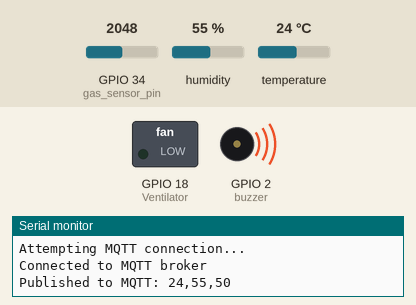
Bench run of a sketch on a simulated ESP32. Shown: switched loads named in the sketch (green lamp = pin HIGH), buzzer (waves = sounding, pin HIGH), the last lines printed to the serial monitor. Inputs (shaded band) come from the test bench; at power-on: temperature 24 °C, GPIO 34 (gas_sensor_pin) = 2048, humidity 55 %. WiFi joins after 1.5 s; servers stay silent unless stated; no MQTT or app messages arrive unless stated.

Above: at 3.2 s.
3.3 s: temperature set to 29 °C
5.4 s: temperature set to 32 °C
At 7.7 s:
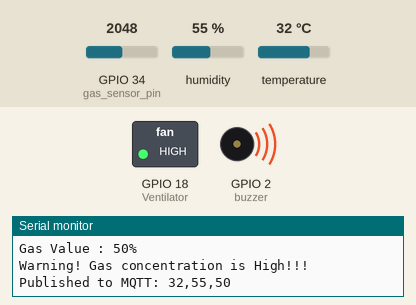
8.6 s: GPIO 34 (gas_sensor_pin) set to 1992
At 10.1 s:
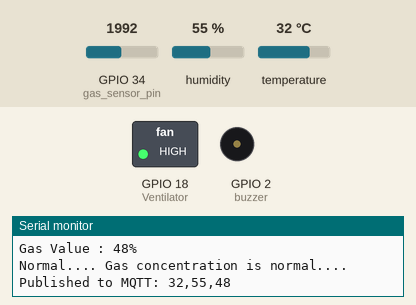
10.7 s: GPIO 34 (gas_sensor_pin) set to 2866
At 12.3 s:
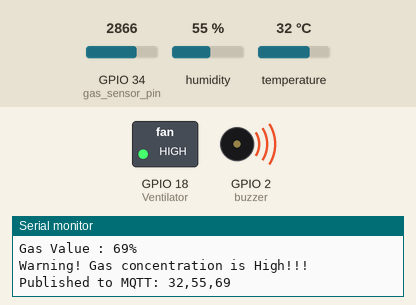
13.2 s: GPIO 34 (gas_sensor_pin) set to 2047
At 14.7 s:
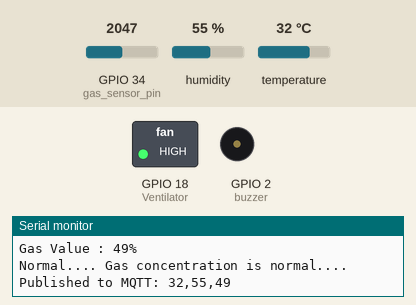
Timing chart, 0 to 16.2 s (numbered marks = the images above; inputs shaded):
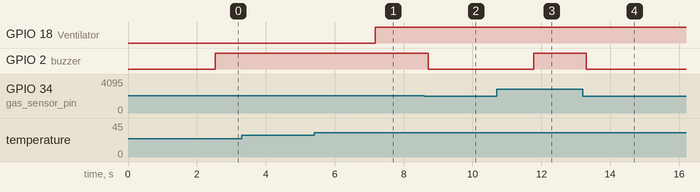

The sketch:

Air_quality.ino
```cpp
#include <WiFi.h>
#include <PubSubClient.h>
#include <Wire.h>


//------------------------------Dht11---------------------------------
#include <DHT11.h>

DHT11 dht11(25);

#define Ventilator  18 // ESP32 pin GPIO18 connected to relay

#define TEMP_UPPER_THRESHOLD  30 // upper temperature threshold


//-------------------------Gas sensor--------------------------------
#define gas_sensor_pin 34
#define buzzer 2


const char* ssid = "Deepthyka";
const char* password = "11122002";
const char* mqttServer = "broker.emqx.io"; // MQTT broker address
const int mqttPort = 1883; // MQTT broker port
const char* mqttUser = ""; // MQTT username (if required)
const char* mqttPassword = ""; // MQTT password (if required)

//DHT dht(DHTPIN, DHTTYPE);
WiFiClient espClient;
PubSubClient client(espClient);

void setup() {

    Serial.begin(115200);
    WiFi.begin(ssid, password);

    //--------------Buzzerr--------------------
    pinMode(buzzer, OUTPUT);

    //--------------Ventilator--------------------
    pinMode(Ventilator, OUTPUT);


    while (WiFi.status() != WL_CONNECTED) {
        delay(1000);
        Serial.println("Connecting to WiFi...");
    }

    Serial.println("Connected to WiFi");
    client.setServer(mqttServer, mqttPort);

}

void reconnect() {
    while (!client.connected()) {
        Serial.println("Attempting MQTT connection...");
        if (client.connect("ESP32Client", mqttUser, mqttPassword)) {
            Serial.println("Connected to MQTT broker");
        }
        else {
            Serial.print("Failed, rc=");
            Serial.print(client.state());
            Serial.println(" Retrying in 5 seconds...");
            delay(5000);
        }
    }
}

void loop() {


  //--------------------------------Dht11------------------------------
    int temperature = 0;
    int humidity = 0;

    int result = dht11.readTemperatureHumidity(temperature, humidity);
    // Check the results of the readings.
    // If the reading is successful, print the temperature and humidity values.
    // If there are errors, print the appropriate error messages.
    if (result == 0) {
        Serial.print("Temperature: ");
        Serial.print(temperature);
        Serial.print(" °C\tHumidity: ");
        Serial.print(humidity);
        Serial.println(" %");
    } else {
        // Print error message based on the error code.
        Serial.println(DHT11::getErrorString(result));
    }

    if (temperature > TEMP_UPPER_THRESHOLD) {
      Serial.println("The fan is turned on !!!   Temperature is high!!!");
      digitalWrite(Ventilator, HIGH); // turn on
    } else {
      Serial.println("The fan is turned off....    Temperature is normal...");
      digitalWrite(Ventilator, LOW); // turn off
    }


  //--------------------------------Gas Sensor-------------------------
  int gasvalue = analogRead(gas_sensor_pin);
  gasvalue = map(gasvalue, 0, 4095, 0, 100);
  Serial.print("Gas Value : ");
  Serial.print(gasvalue);
  Serial.println("%");

  if (gasvalue >= 50) {
    digitalWrite(buzzer, HIGH);
    Serial.println("Warning! Gas concentration is High!!! ");

  } else {
    digitalWrite(buzzer, LOW);
    Serial.println("Normal.... Gas concentration is normal....");
  }


    if (!client.connected()) {
        reconnect();
    }

    String data = String(temperature) + "," + String(humidity) + "," + String(gasvalue);

    String topic = "Air_Quality"; // MQTT topic to publish to

    client.publish(topic.c_str(), data.c_str());

    Serial.println("Published to MQTT: " + data);
    delay(1000);
}
```

Measured:
- the behaviour switches between 30 and 31 °C on temperature (found by bisection; images 0 and 1)
- the behaviour switches between 2048 and 2047 on GPIO 34 (gas_sensor_pin) (found by bisection; images 1 and 2)
- after the input at 5.4 s, GPIO 18 (Ventilator): LOW → HIGH after 1.8 s
- after the input at 8.6 s, GPIO 2 (buzzer): HIGH → LOW after 0.11 s
- after the input at 10.7 s, GPIO 2 (buzzer): LOW → HIGH after 1.1 s
- after the input at 13.2 s, GPIO 2 (buzzer): HIGH → LOW after 0.11 s
